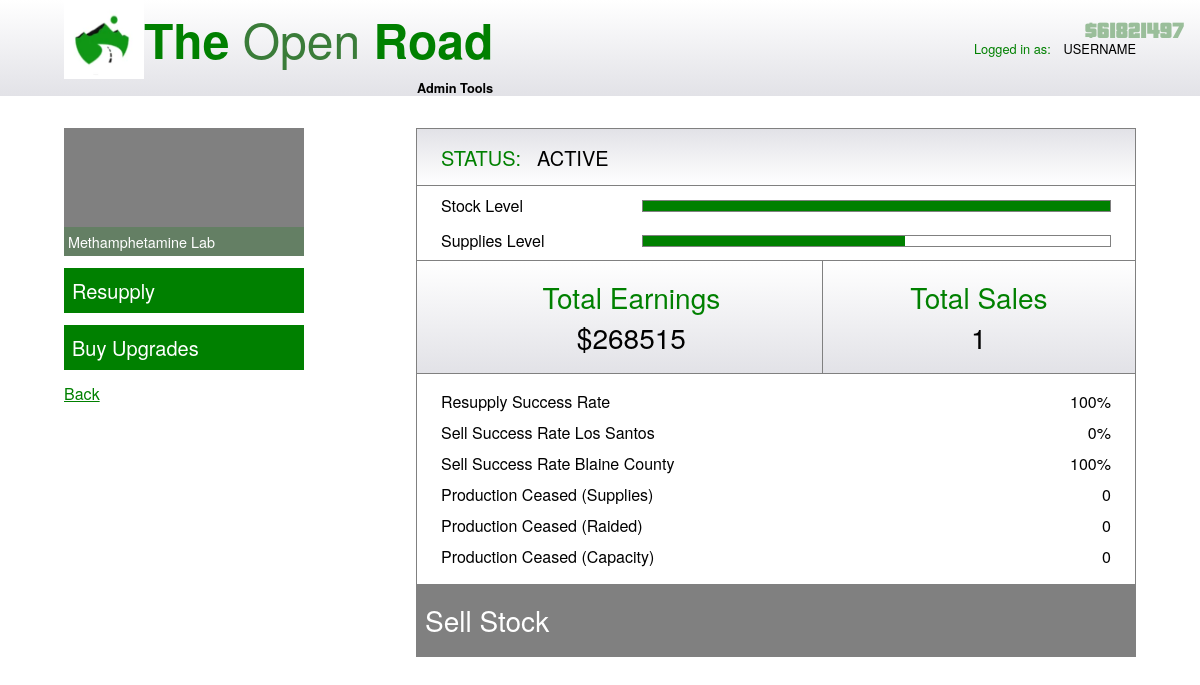
The page /business_management/24/22 on the database its author committed.
### app/database/create_db.py (models this page shows)
class BusinessType(db.Model):
	__tablename__ = "business_types"
	id = db.Column(db.Integer, primary_key=True, autoincrement=True)
	type_name = db.Column(db.String(67), unique=True, nullable=False)
	production_time = db.Column(db.Integer, nullable=False) # Time taken for one stock unit
	stock_value = db.Column(db.Integer, nullable=False) # Value of one stock unit
	supply_usage = db.Column(db.Float, nullable=False) # Supplies used for one stock unit
	equipment_upgrade_price = db.Column(db.Integer, nullable=False)
	equipment_upgrade_description = db.Column(db.String(670), default="No description.")
	staff_upgrade_price = db.Column(db.Integer, nullable=False)
	staff_upgrade_description = db.Column(db.String(670), default="No description.")
	security_upgrade_price = db.Column(db.Integer, nullable=False)
	security_upgrade_description = db.Column(db.String(670), default="No description")
	business = db.relationship("Business", backref="businesstype")

class OwnedBusiness(db.Model):
	__tablename__ = "owned_businesses"
	id = db.Column(db.Integer, primary_key=True, autoincrement=True)
	status = db.Column(db.String(67), default="INACTIVE - PENDING SET UP")
	stock_level = db.Column(db.Integer, default=0)
	sale_started = db.Column(db.Boolean, default=False)
	sale_finish_time = db.Column(db.Integer, default=int(datetime.now().timestamp()))
	sale_distance = db.Column(db.String(5), default="67") # close / far
	sale_location = db.Column(db.String(13), default="67") # Los Santos / Blaine County
	supplies_level = db.Column(db.Integer, default=0)
	supplies_bought = db.Column(db.Boolean, default=False)
	supply_arrive_time = db.Column(db.Integer, default=int(datetime.now().timestamp()))
	setup_finish_time = db.Column(db.Integer, default=int(datetime.now().timestamp()))
	setup_started = db.Column(db.Boolean, default=False)
	total_earnings = db.Column(db.Integer, default=0)
	total_sales = db.Column(db.Integer, default=0)
	total_resupplies = db.Column(db.Integer, default=0)
	successful_resupplies = db.Column(db.Integer, default=0)
	total_los_santos_sales = db.Column(db.Integer, default=0)
	successful_los_santos_sales = db.Column(db.Integer, default=0)
	total_blaine_county_sales = db.Column(db.Integer, default=0)
	successful_blaine_county_sales = db.Column(db.Integer, default=0)
	production_ceased_supplies = db.Column(db.Integer, default=0)
	production_ceased_raided = db.Column(db.Integer, default=0)
	production_ceased_capacity = db.Column(db.Integer, default=0)
	equipment_upgrade_bought = db.Column(db.Boolean, default=False)
	staff_upgrade_bought = db.Column(db.Boolean, default=False)
	security_upgrade_bought = db.Column(db.Boolean, default=False)
	business_id = db.Column(db.Integer, db.ForeignKey("businesses.id"), nullable=False)
	user_id = db.Column(db.Integer, db.ForeignKey("users.id"), nullable=False)

class User(db.Model):
	__tablename__ = "users"
	id = db.Column(db.Integer, primary_key=True, autoincrement=True)
	username = db.Column(db.String(67), unique=True, nullable=False)
	password_hash = db.Column(db.Integer, nullable=False)
	money = db.Column(db.Integer, default=670000) # Start with $670,000
	last_login_time = db.Column(db.Integer, default=int(datetime.now().timestamp()))
	owned_business = db.relationship("OwnedBusiness", backref="user")

### app/routes/business_management.py (the view, shortened to what this page needs)
@business_management_bp.route("/business_management/<int:user_id>/<int:owned_business_id>", methods=["GET", "POST"])
def business_management(user_id: int, owned_business_id: int):
	form = BusinessManagementForm()
	service = BusinessManagementService(owned_business_id, user_id)
	summary_data = service.get_summary_data()
	upgrades_data = service.get_upgrades_data()
	money = service.get_money_amount()
	if not form.validate_on_submit():
		return render_template("business_management.html", form=form, id=user_id, summary_data=summary_data, upgrades_data=upgrades_data, button_clicked="", owned_business_id=owned_business_id, money=money)

### app/database/select_db.py (called while the page is built)
	@staticmethod
	def select_user_money(user_id: int) -> int:
		user = User.query.filter(User.id == user_id).first()
		if user is None:
			return -1
		return user.money

### app/services/business_management.py (called while the page is built)
	def get_summary_data(self) -> dict:
		return Select.select_summary_data(self.owned_business_id)

	def get_upgrades_data(self) -> dict:
		self.upgrades_data = Select.select_upgrades_data(self.owned_business_id)
		return self.upgrades_data

	def get_money_amount(self) -> int:
		return Select.select_user_money(self.user_id)

### app/templates/business_management.html (shortened to what this page needs)
{% extends "base.html" %}
{% block style %}
<link rel="stylesheet" href="{{ url_for('static', filename='css/business_management.css') }}"/>
{% endblock %}
{% block body %}
<header>
	<div id="header-div">
		<div id="logo-div">
			<div id="top-div">
				<img id="logo-image" src="{{ url_for('static', filename='images/TheOpenRoad.png') }}"/>
				<h1><b>The</b> Open <b>Road</b></h1>
			</div>
			<p id="admin">Admin Tools</p>
		</div>
		<div id="logged-in">
			<p class="green">Logged in as:</p> <p id="username">USERNAME</p>
		</div>
	</div>
</header>
<main>
	<div id="left-div">
		<div id="image-div">
			<div class="placeholder"></div>
			<p id="type">{{ summary_data.type }}</p>
		</div>
		<h3 id="resupply" class="button">Resupply</h3>
		<h3 id="buy-upgrades" class="button">Buy Upgrades</h3>
		<h4 class="green" id="back-h4"><a href="/home/{{ id }}" class="green" id="back">Back</a></h4>
	</div>
	<div id="right-div">
		<div class="gradient-bg right-container" id="status-div">
			<h3 class="green" id="status">STATUS:</h3>
			<h3>{{ summary_data.status }}</h3>
		</div>
		<div class="right-container" id="bar-container-div">
			<div class="bar-div" id="stock-div">
				<h4>Stock Level</h4>
				<div class="bar-container">
					<div class="bar" id="stock"></div>
				</div>
			</div>
			<div class="bar-div">
				<h4>Supplies Level</h4>
				<div class="bar-container">
					<div class="bar" id="supplies"></div>
				</div>
			</div>
		</div>
		<div id="earnings-sales-div" class="gradient-bg right-container">
			<div id="earnings-div">
				<h2 class="green">Total Earnings</h2>
				<h2>${{ summary_data.total_earnings }}</h2>
			</div>
			<div id="sales-div">
				<h2 class="green">Total Sales</h2>
				<h2>{{ summary_data.total_sales }}</h2>
			</div>
		</div>
		<div id="summary-div" class="right-container">
			<div class="summary-row">
				<h4>Resupply Success Rate</h4>
				<h4>{{ summary_data.resupply_success_rate }}%</h4>
			</div>
			<div class="summary-row">
				<h4>Sell Success Rate Los Santos</h4>
				<h4>{{ summary_data.sell_success_rate_los_santos }}%</h4>
			</div>
			<div class="summary-row">
				<h4>Sell Success Rate Blaine County</h4>
				<h4>{{ summary_data.sell_success_rate_blaine_county }}%</h4>
			</div>
			<div class="summary-row">
				<h4>Production Ceased (Supplies)</h4>
				<h4>{{ summary_data.production_ceased_supplies }}</h4>
			</div>
			<div class="summary-row">
				<h4>Production Ceased (Raided)</h4>
				<h4>{{ summary_data.production_ceased_raided }}</h4>
			</div>
			<div class="summary-row">
				<h4>Production Ceased (Capacity)</h4>
				<h4>{{ summary_data.production_ceased_capacity }}</h4>
			</div>
		</div>
		<h2 class="button" id="sell-button">Sell Stock</h2>
	</div>
</main>
{% endblock %}

### app/templates/base.html (shortened to what this page needs)
<!DOCTYPE html>
<html>
	<head>
		{% block style %}{% endblock %}
	</head>
	<body>
		{% block body %}{% endblock %}
	</body>
	<p id="money">${{ money }}</p>
</html>

### app/static/css/business_management.css (style rules this page uses)
:root { --dark-green: #3a7c39; --light-green: #489247; --clear-green: #3a7c3967; --clear-grey: rgba(65, 64, 64, 0.523); }
* { margin: 0; padding: 0; box-sizing: border-box; }
html, body { width: 100%; overflow-x: hidden; height: 100vh; background: white; font-family: "Helvetica Neue", Helvetica, Arial, sans-serif; display: flex; flex-direction: column; }
h1 { color: var(--dark-green); font-size: 3rem; font-weight: 300; }
b { font-weight: 550; color: green; }
h2 { font-size: 1.75rem; font-weight: normal; }
h3 { font-size: 1.25rem; font-weight: normal; width: fit-content; }
h4 { font-weight: normal; }
#logged-in { display: flex; justify-content: flex-start; align-items: center; font-size: 0.8rem; }
#username { margin-left: 0.8rem; }
#admin { font-weight: 600; font-size: 0.8rem; }
.green { color: green; }
#back-h4 { display: flex; text-align: left; width: 100%; }
header { display: flex; align-items: center; justify-content: center; height: 6rem; min-height: 6rem; width: 100%; background: linear-gradient(to bottom, #ffffff 0%, #e2e2e7 100%); }
#header-div { height: 100%; width: 67rem; display: flex; align-items: center; justify-content: space-between; }
#logo-div { display: flex; justify-content: center; align-items: flex-end; flex-direction: column; }
#top-div { display: flex; align-items: center; }
#logo-image { width: 5rem; height: 5rem; }
main { margin-top: 2rem; width: 67rem; align-self: center; display: flex; justify-content: space-between; }
#left-div { display: flex; flex-direction: column; align-items: center; width: 15rem; }
#image-div { height: 8rem; width: 100%; position: relative; margin-bottom: 0.75rem; }
.placeholder { width: 100%; height: 100%; background-color: grey; }
#type { position: absolute; bottom: 0; left: 0; right: 0; background-color: var(--clear-green); color: white; padding: 0.25rem; text-align: left; font-size: 0.9rem; }
.button { width: 100%; padding: 0.5rem; color: white; background-color: green; cursor: pointer; }
#left-div h3 { margin-bottom: 0.75rem; }
#right-div { width: 45rem; border: 1px solid grey; }
.right-container { width: 100%; display: flex; flex-direction: column; justify-content: center; border-top: 1px solid grey; padding-left: 1.5rem; }
.gradient-bg { background: linear-gradient(to top, #ffffff 0%, #e2e2e7 100%); }
#status-div { height: 3.5rem; padding: 1.5rem; border-top: none; display: flex; flex-direction: row; justify-content: flex-start; align-items: center; }
#status { margin-right: 1rem; }
#bar-container-div { padding-top: 0.5rem; padding-bottom: 0.5rem; padding-right: 1.5rem; }
#stock-div { margin-bottom: 0.75rem; }
.bar-div { width: 100%; display: flex; align-items: center; justify-content: space-between; }
.bar-container { border: 1px solid grey; width: 70%; height: 0.75rem; }
.bar { height: 100%; width: 67%; background-color: green; }
#earnings-sales-div { background: linear-gradient(to bottom, #ffffff 0%, #e2e2e7 100%); display: flex; flex-direction: row; align-items: center; }
#earnings-div, #sales-div { display: flex; flex-direction: column; align-items: center; justify-content: center; padding-top: 1rem; padding-bottom: 1rem; }
#earnings-div { width: 55%; border-right: 1px solid grey; }
#sales-div { width: 45%; }
#summary-div { padding-top: 1rem; padding-bottom: 0.5rem; padding-right: 1.5rem; }
.summary-row { width: 100%; display: flex; align-items: center; justify-content: space-between; margin-bottom: 0.5rem; }
#sell-button { padding-top: 1rem; padding-bottom: 1rem; }
#money { position: fixed; right: 1rem; top: 1rem; z-index: 99999; display: flex; justify-content: center; align-items: center; font-size: 1.5rem; color: rgb(154, 190, 154); font-family: 'Pricedown', sans-serif; }

### rows shown on the page
BusinessType: type "Methamphetamine Lab"
OwnedBusiness: status "ACTIVE", total_earnings "268515"
User: money "61821497"

### other values the page prints
{{ summary_data.total_sales }} "1"
{{ summary_data.resupply_success_rate }} "100"
{{ summary_data.sell_success_rate_los_santos }} "0"
{{ summary_data.sell_success_rate_blaine_county }} "100"
{{ summary_data.production_ceased_supplies }} "0"
{{ summary_data.production_ceased_raided }} "0"
{{ summary_data.production_ceased_capacity }} "0"
